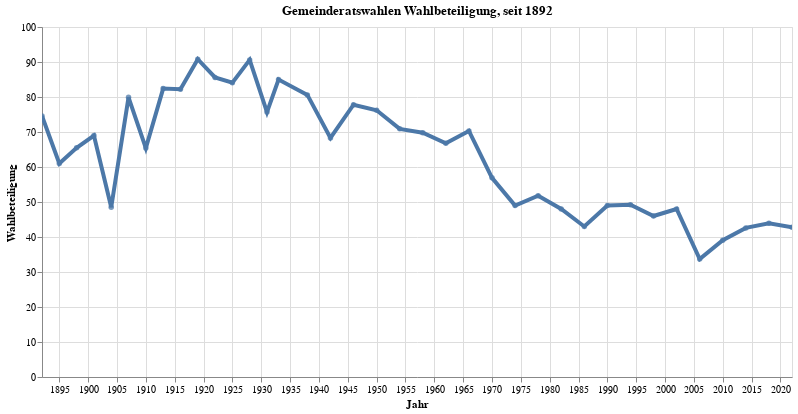

Notebook source saved alongside this figure:
### Code cell
myTitle = "Gemeinderatswahlen Wahlbeteiligung, seit 1892"

highlight = alt.selection(type='single', on='mouseover',
                          fields=['Wahlbeteiligung'], nearest=True)
#x='date:StichtagDatJahr',
base = alt.Chart(data2betested.reset_index(), title=myTitle).encode(
    x=alt.X('Jahr', axis=alt.Axis(title='Jahr'))# , axis=alt.Axis(format='%', title='percentage')
    , y=alt.X('Wahlbeteiligung', axis=alt.Axis(title='Wahlbeteiligung'))
   #, color=alt.Color('Jahr', legend=alt.Legend(title="Altersgruppen", orient="right"))  
    ,tooltip=['Jahr', 'Wahlbeteiligung']    
)
points = base.mark_circle().encode(
    opacity=alt.value(0.75)
).add_selection(
    highlight
).properties(
    width=750 , height=350
)
lines = base.mark_line().encode(
    size=alt.condition(~highlight, alt.value(0.5), alt.value(4))
).interactive()

lines + points

### Figure 1 — Vega-Lite specification as saved in the notebook (floating-point values rounded to 4 significant figures)
{"config": {"view": {"continuousWidth": 400, "continuousHeight": 300}}, "layer": [{"mark": "line", "encoding": {"size": {"condition": {"value": 0.5, "selection": {"not": "selector024"}}, "value": 4}, "tooltip": [{"type": "temporal", "field": "Jahr"}, {"type": "quantitative", "field": "Wahlbeteiligung"}], "x": {"type": "temporal", "axis": {"title": "Jahr"}, "field": "Jahr"}, "y": {"type": "quantitative", "axis": {"title": "Wahlbeteiligung"}, "field": "Wahlbeteiligung"}}, "selection": {"selector025": {"type": "interval", "bind": "scales", "encodings": ["x", "y"]}}, "title": "Gemeinderatswahlen Wahlbeteiligung, seit 1892"}, {"mark": "circle", "encoding": {"opacity": {"value": 0.75}, "tooltip": [{"type": "temporal", "field": "Jahr"}, {"type": "quantitative", "field": "Wahlbeteiligung"}], "x": {"type": "temporal", "axis": {"title": "Jahr"}, "field": "Jahr"}, "y": {"type": "quantitative", "axis": {"title": "Wahlbeteiligung"}, "field": "Wahlbeteiligung"}}, "height": 350, "selection": {"selector024": {"type": "single", "on": "mouseover", "fields": ["Wahlbeteiligung"], "nearest": true}}, "title": "Gemeinderatswahlen Wahlbeteiligung, seit 1892", "width": 750}], "data": {"name": "data-893383e9985ab6cce1d803041d511833"}, "$schema": "https://vega.github.io/schema/vega-lite/v4.8.1.json", "datasets": {"data-893383e9985ab6cce1d803041d511833": [{"Jahr": "2022-01-01T00:00:00", "Wahlbeteiligung": 42.8, "Jahr_str": "2022-01-01"}, {"Jahr": "2018-01-01T00:00:00", "Wahlbeteiligung": 43.9, "Jahr_str": "2018-01-01"}, {"Jahr": "2014-01-01T00:00:00", "Wahlbeteiligung": 42.6, "Jahr_str": "2014-01-01"}, {"Jahr": "2010-01-01T00:00:00", "Wahlbeteiligung": 39.1, "Jahr_str": "2010-01-01"}, {"Jahr": "2006-01-01T00:00:00", "Wahlbeteiligung": 33.7, "Jahr_str": "2006-01-01"}, {"Jahr": "2002-01-01T00:00:00", "Wahlbeteiligung": 48.0, "Jahr_str": "2002-01-01"}, {"Jahr": "1998-01-01T00:00:00", "Wahlbeteiligung": 46.0, "Jahr_str": "1998-01-01"}, {"Jahr": "1994-01-01T00:00:00", "Wahlbeteiligung": 49.2, "Jahr_str": "1994-01-01"}, {"Jahr": "1990-01-01T00:00:00", "Wahlbeteiligung": 49.0, "Jahr_str": "1990-01-01"}, {"Jahr": "1986-01-01T00:00:00", "Wahlbeteiligung": 43.0, "Jahr_str": "1986-01-01"}, {"Jahr": "1982-01-01T00:00:00", "Wahlbeteiligung": 48.0, "Jahr_str": "1982-01-01"}, {"Jahr": "1978-01-01T00:00:00", "Wahlbeteiligung": 51.8, "Jahr_str": "1978-01-01"}, {"Jahr": "1974-01-01T00:00:00", "Wahlbeteiligung": 49.0, "Jahr_str": "1974-01-01"}, {"Jahr": "1970-01-01T00:00:00", "Wahlbeteiligung": 56.9, "Jahr_str": "1970-01-01"}, {"Jahr": "1966-01-01T00:00:00", "Wahlbeteiligung": 70.3, "Jahr_str": "1966-01-01"}, {"Jahr": "1962-01-01T00:00:00", "Wahlbeteiligung": 66.8, "Jahr_str": "1962-01-01"}, {"Jahr": "1958-01-01T00:00:00", "Wahlbeteiligung": 69.8, "Jahr_str": "1958-01-01"}, {"Jahr": "1954-01-01T00:00:00", "Wahlbeteiligung": 70.9, "Jahr_str": "1954-01-01"}, {"Jahr": "1950-01-01T00:00:00", "Wahlbeteiligung": 76.2, "Jahr_str": "1950-01-01"}, {"Jahr": "1946-01-01T00:00:00", "Wahlbeteiligung": 77.8, "Jahr_str": "1946-01-01"}, {"Jahr": "1942-01-01T00:00:00", "Wahlbeteiligung": 68.3, "Jahr_str": "1942-01-01"}, {"Jahr": "1938-01-01T00:00:00", "Wahlbeteiligung": 80.6, "Jahr_str": "1938-01-01"}, {"Jahr": "1933-01-01T00:00:00", "Wahlbeteiligung": 85.0, "Jahr_str": "1933-01-01"}, {"Jahr": "1931-01-01T00:00:00", "Wahlbeteiligung": 75.7, "Jahr_str": "1931-01-01"}, {"Jahr": "1928-01-01T00:00:00", "Wahlbeteiligung": 90.6, "Jahr_str": "1928-01-01"}, {"Jahr": "1925-01-01T00:00:00", "Wahlbeteiligung": 84.1, "Jahr_str": "1925-01-01"}, {"Jahr": "1922-01-01T00:00:00", "Wahlbeteiligung": 85.6, "Jahr_str": "1922-01-01"}, {"Jahr": "1919-01-01T00:00:00", "Wahlbeteiligung": 90.8, "Jahr_str": "1919-01-01"}, {"Jahr": "1916-01-01T00:00:00", "Wahlbeteiligung": 82.2, "Jahr_str": "1916-01-01"}, {"Jahr": "1913-01-01T00:00:00", "Wahlbeteiligung": 82.4, "Jahr_str": "1913-01-01"}, {"Jahr": "1910-01-01T00:00:00", "Wahlbeteiligung": 65.4, "Jahr_str": "1910-01-01"}, {"Jahr": "1907-01-01T00:00:00", "Wahlbeteiligung": 79.9, "Jahr_str": "1907-01-01"}, {"Jahr": "1904-01-01T00:00:00", "Wahlbeteiligung": 48.5, "Jahr_str": "1904-01-01"}, {"Jahr": "1901-01-01T00:00:00", "Wahlbeteiligung": 69.0, "Jahr_str": "1901-01-01"}, {"Jahr": "1898-01-01T00:00:00", "Wahlbeteiligung": 65.5, "Jahr_str": "1898-01-01"}, {"Jahr": "1895-01-01T00:00:00", "Wahlbeteiligung": 61.0, "Jahr_str": "1895-01-01"}, {"Jahr": "1892-01-01T00:00:00", "Wahlbeteiligung": 74.6, "Jahr_str": "1892-01-01"}]}}
